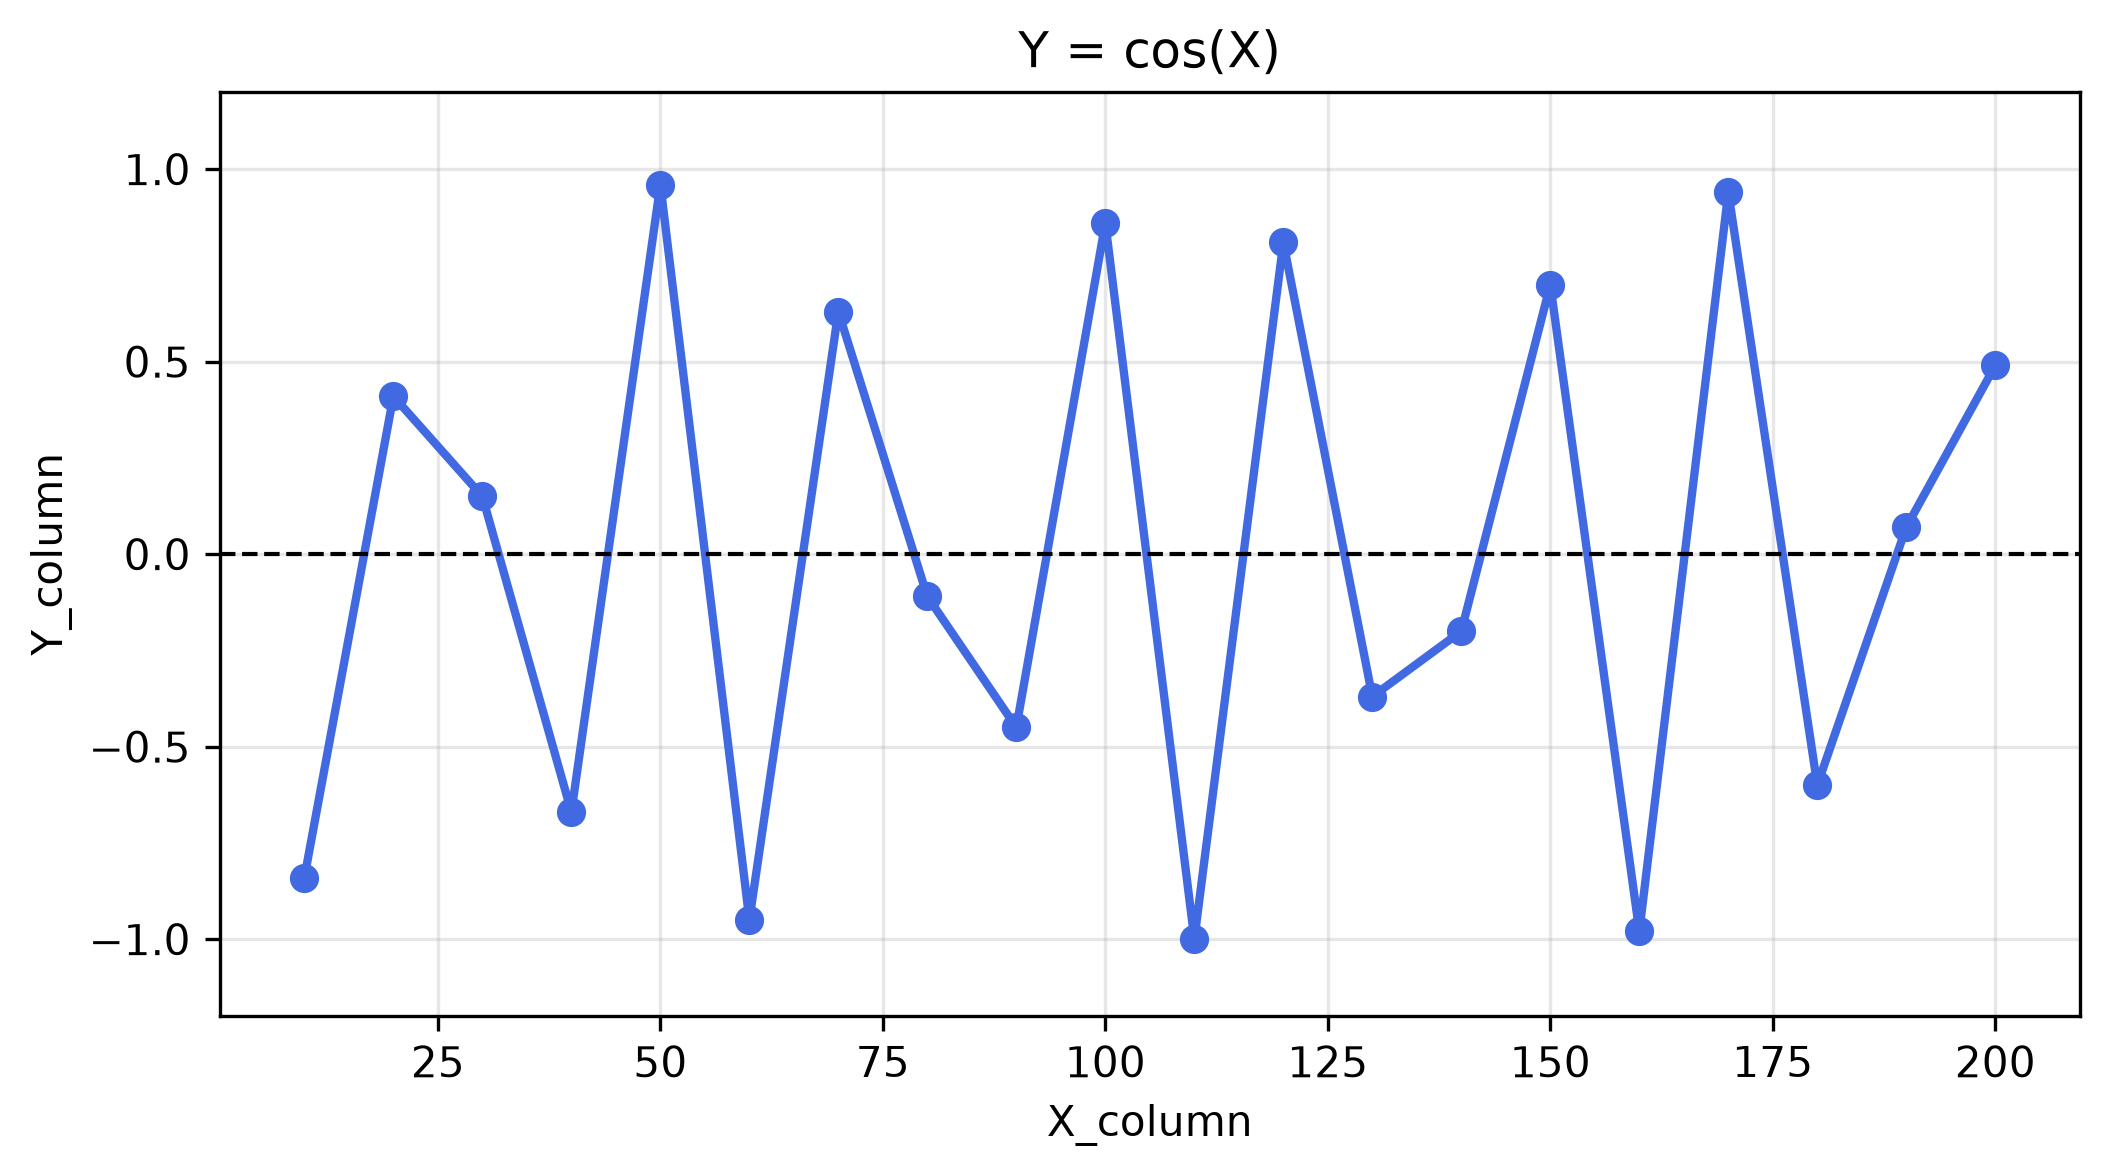

Write Python code to recreate this figure.
import numpy as np
import pandas as pd
import matplotlib.pyplot as plt
df = pd.read_csv('graph.csv', sep=';', decimal=',')
plt.figure(figsize=(8, 4))
plt.plot(df.iloc[:, 0], df.iloc[:, 1], marker='o', color='royalblue', linewidth=2)
plt.ylim(-1.2, 1.2)
plt.axhline(0, color='black', linewidth=1, linestyle='--')
plt.xlabel(df.columns[0])
plt.ylabel(df.columns[1])
plt.title('Y = cos(X)')
plt.grid(True, alpha=0.3)
plt.savefig('graph.png', dpi=300, bbox_inches='tight')
plt.show()
